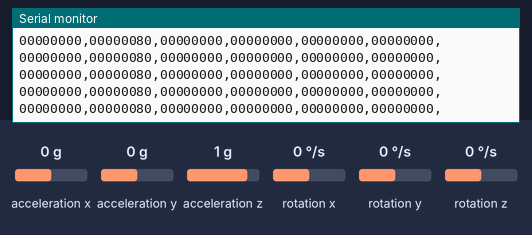
A sketch run on a simulated Arduino Uno, built with avr-gcc and run on an emulated ATmega328P. Parts: the last lines printed to the serial monitor. Wiring (inferred from the names in the program): ADXL345 accelerometer at I2C address 0x53; ITG-3200 gyroscope at I2C address 0x68. Inputs (shaded band) come from the test bench; at power-on: acceleration x 0 g, rotation x 0 °/s, acceleration y 0 g, acceleration z 1 g, rotation y 0 °/s, rotation z 0 °/s.

Above: at 3.0 s.
3.1 s: acceleration x set to -1.4 g
6.1 s: rotation x set to -192 °/s
At 6.23 s:
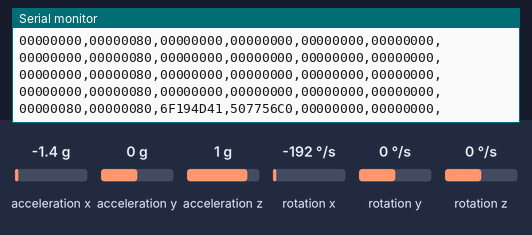
7.7 s: acceleration y set to -1.4 g
At 7.7 s:
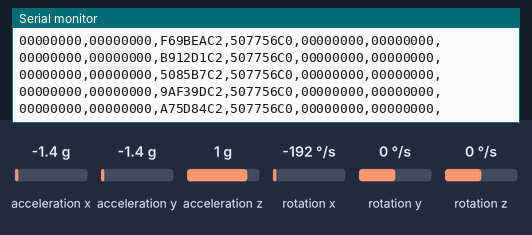
9.3 s: acceleration z set to 0 g
At 9.31 s:
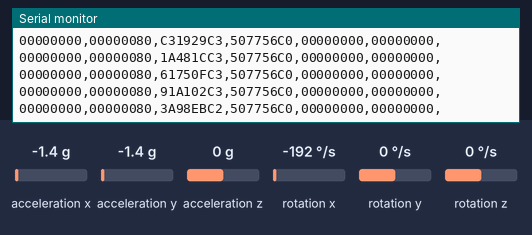
10.8 s: rotation y set to -192 °/s
At 10.85 s:
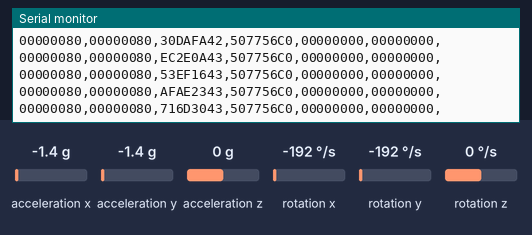
12.4 s: rotation z set to -192 °/s
At 12.46 s:
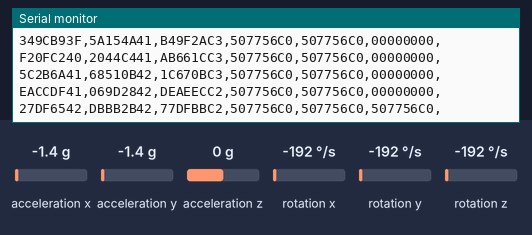
Timing chart, 0 to 15.0 s (numbered marks = the images above; inputs shaded):
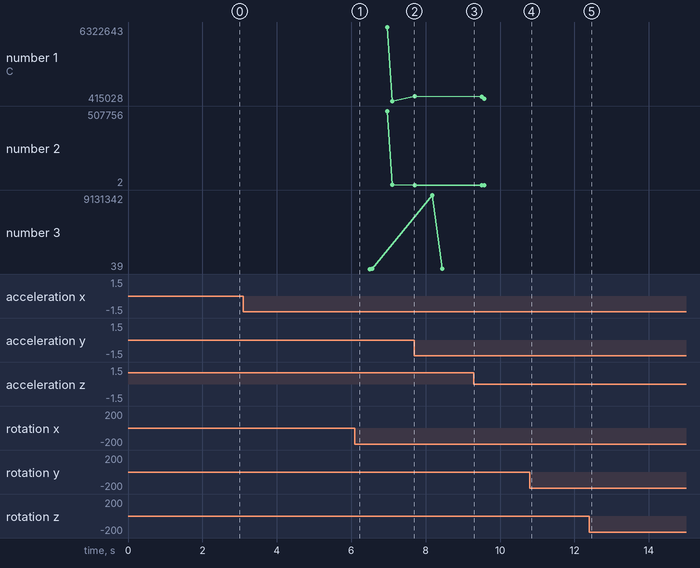

The sketch:

SixDOF_Demo.ino
```cpp
////////////////////////////////////////////////////////////
// Arduino firmware for use with FreeSixCube processing example
////////////////////////////////////////////////////////////

//Code downloaded from DFRduino
//Edited by Carlos Montalvo 12/20/2015

//In order to install the FreeSixIMU library you need to
//click Sketch>Import Library...>Add Library and Click the ZIP file to add
//Once it's added though you should just be able to compile this code no problem.

#include <FreeSixIMU.h> //header file for Sixdof IMU code
#include <FIMU_ADXL345.h> //this is the accelerometer
#include <FIMU_ITG3200.h> //this is the rate gyro

#define DEBUG
#ifdef DEBUG
#include "DebugUtils.h" //Simple debug flags programs
#endif

#include "CommunicationUtils.h" //Looks like commands to write serially
#include <Wire.h> //Built in Arduino read and write buffer code

//float q[4]; //hold q values
//float val[9];
float Values[6];
float PQR[3];
float Euler[3];

// Set the FreeIMU object
FreeSixIMU my3IMU = FreeSixIMU(); //This class is defined in FreeSixIMU.h
//this FreeSixIMU class has acc and gyro classes in it.
//the constructor for this class initializes the acc and gyro and initializes
//all the variables it needs

void setup() {
  Serial.begin(115200); //REVIST - this needs to be the same as the processing code
  Wire.begin();
  //Normally this code is called from setup() at user code
  //but some people reported that joining I2C bus earlier
  //apparently solved problems with master/slave conditions.
  //Uncomment if needed (copied from line 35 of FIMU_ITG3200.cpp)

  delay(5); //pause for 5 milliseconds - again most likely tuned to make sure everything comes up
  //correctly
  my3IMU.init(); //init with no arguments runs the init routine without fast mode
  //I honestly don't think fastmode is important to learn but I might read it later
  //ok so in the init routine we turn on the gyro and the accelerometer and calibrate
  //the gyro by taking 128 measurements and averaging all the measurements
  //all the filter and bandwidth parameters seem to be internal circuitry that operates
  //without code.
  delay(5);

  //That's it for setup
}


void loop() {
  //Now we get the quaternions from the sensors
  //Ok I went through this code. The code really just takes the raw accel and gyro data
  //and integrates it using a DCM filter to get the quaternions
  //so an exercise would be to take the raw accel and gyro data and obtain the quaternions
  //using the method obtained here. That would be a fun project anyway.
  //Perhaps I could write my own routine where I output the raw accel and gyro
  //data to a text file and then they obtain the quaternions
  //my3IMU.getQ(q);
  my3IMU.getEuler(Euler);
  my3IMU.getValues(Values);

  //getValues grabs accelerometer and rate gyro data so I just need the rate gyro data
  for (int idx = 0;idx<3;idx++)
  {
    PQR[idx] = Values[idx+3]*3.141592654/180.0; //Convert to rad/s
  }

  //Send Euler Angles to Computer
  serialPrintFloatArr(Euler,3);
  //Send PQR to Computer
  serialPrintFloatArr(PQR,3);
  Serial.println("\r\n"); //line break

  delay(60);
}
```

Measured:
- after the input at 6.1 s, the serial monitor: prints a new line after 0.06 s (image 1)
- plotted number 1: 798755 → 583357 after the input at 9.3 s
- plotted number 3: 4447 → 5284 after the input at 7.7 s
